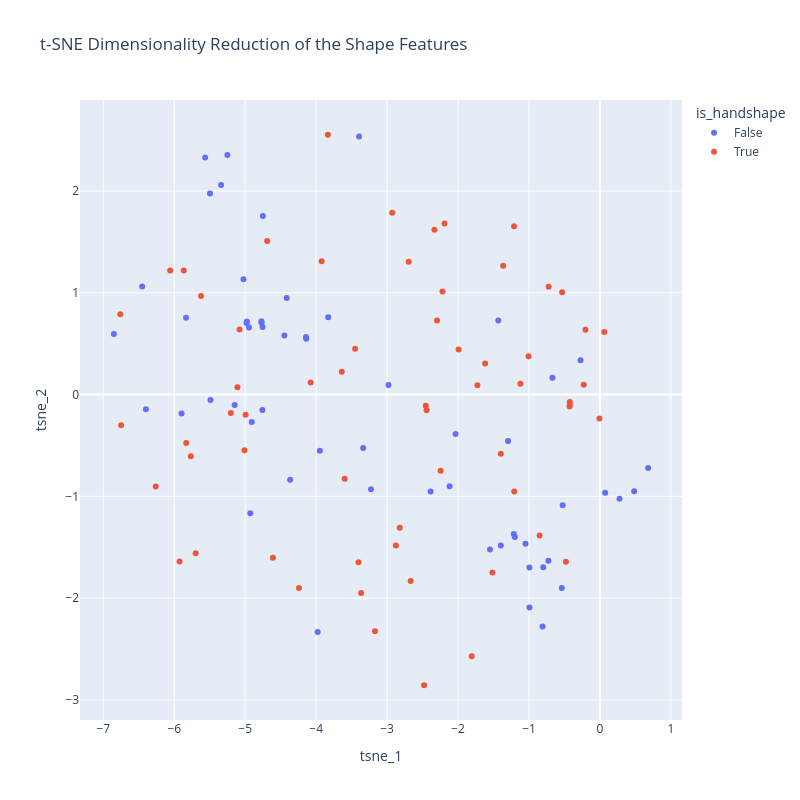

Write notebook code for a chart like this one.
### Code cell
# Dataframe for the px plot
tsne_df = pd.DataFrame({
    'tsne_1': X_tsne_dist[:, 0],
    'tsne_2': X_tsne_dist[:, 1],
    'name': dist_mat.columns,
    'is_handshape': [name.startswith("../") for name in dist_mat.columns]
})

# Plot
fig = px.scatter(
    tsne_df,
    x='tsne_1',
    y='tsne_2',
    color='is_handshape',
    hover_data=['name'],
    title="t-SNE Dimensionality Reduction of the Shape Features"
)

fig.update_layout(width=800, height=800)
fig.show()

### Figure 1 — Plotly figure (JSON) as saved in the notebook; plotly's stock layout.template omitted (floating-point values rounded to 4 significant figures)
{"data": [{"customdata": [["fbx\\M20241107_6263_260710_2.fbx_segment_0"], ["fbx\\M20250916_4405_260709_0.fbx_segment_0"], ["fbx\\M20260119_1078_260713_1.fbx_segment_0"], ["fbx\\M20260119_1078_260713_1.fbx_segment_1"], ["fbx\\M20260119_1078_260713_1.fbx_segment_2"], ["fbx\\M20260119_1078_260713_1.fbx_segment_3"], ["fbx\\M20260119_1078_260713_1.fbx_segment_4"], ["fbx\\M20260119_1078_260713_1.fbx_segment_5"], ["fbx\\M20260120_1291_260713_0.fbx_segment_0"], ["fbx\\M20260120_1291_260713_0.fbx_segment_1"], ["fbx\\M20260120_1291_260713_0.fbx_segment_2"], ["fbx\\M20260120_1291_260713_0.fbx_segment_3"], ["fbx\\M20260120_1291_260713_0.fbx_segment_4"], ["fbx\\M20260120_1291_260713_0.fbx_segment_5"], ["fbx\\M20260120_1291_260713_0.fbx_segment_6"], ["fbx\\M20260120_1291_260713_0.fbx_segment_7"], ["fbx\\M20260120_1291_260713_0.fbx_segment_8"], ["fbx\\M20260126_1564_260713_1.fbx_segment_0"], ["fbx\\M20260126_1564_260713_1.fbx_segment_1"], ["fbx\\M20260126_1564_260713_1.fbx_segment_2"], ["fbx\\M20260126_1564_260713_1.fbx_segment_3"], ["fbx\\M20260126_1564_260713_1.fbx_segment_4"], ["fbx\\M20260126_1564_260713_1.fbx_segment_5"], ["fbx\\M20260126_1578_260713_0.fbx_segment_0"], ["fbx\\M20260126_1578_260713_0.fbx_segment_1"], ["fbx\\M20260126_1578_260713_0.fbx_segment_2"], ["fbx\\M20260126_1578_260713_0.fbx_segment_3"], ["fbx\\M20260126_1578_260713_0.fbx_segment_4"], ["fbx\\M20260126_1578_260713_0.fbx_segment_5"], ["fbx\\M20260127_2139_260713_0.fbx_segment_0"], ["fbx\\M20260127_2139_260713_0.fbx_segment_1"], ["fbx\\M20260506_0579_260713_0.fbx_segment_0"], ["fbx\\M20260506_0579_260713_0.fbx_segment_1"], ["fbx\\M20260506_0594_260713_4.fbx_segment_0"], ["fbx\\M20260506_0594_260713_4.fbx_segment_1"], ["fbx\\M20260506_0594_260713_4.fbx_segment_2"], ["fbx\\M20260506_0594_260713_4.fbx_segment_3"], ["fbx\\M20260506_0594_260713_4.fbx_segment_4"], ["fbx\\M20260506_0594_260713_4.fbx_segment_5"], ["fbx\\M20260506_0594_260713_4.fbx_segment_6"], ["fbx\\M20260506_0594_260713_4.fbx_segment_7"], ["fbx\\M20260506_0594_260713_4.fbx_segment_8"], ["fbx\\M20260506_0594_260713_4.fbx_segment_9"], ["fbx\\M20260506_0594_260713_4.fbx_segment_10"], ["fbx\\M20260506_0594_260713_4.fbx_segment_11"], ["fbx\\M20260506_0604_260713_0.fbx_segment_0"], ["fbx\\M20260506_0604_260713_0.fbx_segment_1"], ["fbx\\M20260506_0604_260713_0.fbx_segment_2"], ["fbx\\M20260506_0604_260713_0.fbx_segment_3"], ["fbx\\M20260506_0604_260713_0.fbx_segment_4"], ["fbx\\M20260506_0604_260713_0.fbx_segment_5"], ["fbx\\M20260506_0604_260713_0.fbx_segment_6"], ["fbx\\M20260506_0604_260713_0.fbx_segment_7"], ["fbx\\M20260506_0604_260713_0.fbx_segment_8"], ["fbx\\M20260506_0604_260713_0.fbx_segment_9"], ["fbx\\M20260506_0604_260713_0.fbx_segment_10"], ["fbx\\M20260506_0604_260713_0.fbx_segment_11"]], "hovertemplate": "is_handshape=False<br>tsne_1=%{x}<br>tsne_2=%{y}<br>name=%{customdata[0]}<extra></extra>", "legendgroup": "False", "marker": {"color": "#636efa", "symbol": "circle"}, "mode": "markers", "name": "False", "orientation": "v", "showlegend": true, "type": "scatter", "x": [0.4824, -6.399, -5.834, -3.227, -0.6695, -0.8092, -0.7262, -3.338, -1.199, -2.119, -2.981, -1.05, -4.14, -0.7987, -3.83, -4.448, -5.34, -4.756, -1.549, -0.2734, -4.143, -4.769, -4.751, -1.397, -4.977, -2.387, -5.148, -1.433, -3.948, -6.851, -1.215, 0.07355, -5.49, -4.907, -0.9936, -1.295, -0.5249, 0.276, -5.251, -6.452, -3.395, -5.897, -2.035, -4.415, -4.366, -0.994, -0.5376, -4.947, -5.025, -4.772, -5.496, -3.978, -5.564, -4.758, -4.981, 0.6795, -4.928], "xaxis": "x", "y": [-0.9511, -0.1453, 0.7538, -0.93, 0.1646, -2.278, -1.632, -0.5257, -1.399, -0.8995, 0.09368, -1.466, 0.5482, -1.696, 0.7603, 0.5789, 2.059, 0.664, -1.521, 0.3379, 0.566, 0.7048, 1.754, -1.483, 0.7184, -0.9533, -0.1016, 0.7282, -0.5516, 0.5941, -1.369, -0.9635, -0.05413, -0.2697, -2.091, -0.4565, -1.087, -1.022, 2.353, 1.061, 2.536, -0.1868, -0.3884, 0.9476, -0.8363, -1.699, -1.899, 0.6595, 1.132, 0.7211, 1.975, -2.333, 2.329, -0.1515, 0.702, -0.7219, -1.166], "yaxis": "y"}, {"customdata": [["../HandformSession/HandformsTrimmed/1_1.FBX_segment_0"], ["../HandformSession/HandformsTrimmed/1_1_Jitter.FBX_segment_0"], ["../HandformSession/HandformsTrimmed/1_2-2.FBX_segment_0"], ["../HandformSession/HandformsTrimmed/1_2-3.FBX_segment_0"], ["../HandformSession/HandformsTrimmed/1_2-3.FBX_segment_1"], ["../HandformSession/HandformsTrimmed/1_2.FBX_segment_0"], ["../HandformSession/HandformsTrimmed/1_Curved_Jitter-2.FBX_segment_0"], ["../HandformSession/HandformsTrimmed/1_Curved_Jitter-3.FBX_segment_0"], ["../HandformSession/HandformsTrimmed/1_Curved_Jitter.FBX_segment_0"], ["../HandformSession/HandformsTrimmed/3.FBX_segment_0"], ["../HandformSession/HandformsTrimmed/4.FBX_segment_0"], ["../HandformSession/HandformsTrimmed/5r_Closed.FBX_segment_0"], ["../HandformSession/HandformsTrimmed/5_1.FBX_segment_0"], ["../HandformSession/HandformsTrimmed/5_Claw.FBX_segment_0"], ["../HandformSession/HandformsTrimmed/9.FBX_segment_0"], ["../HandformSession/HandformsTrimmed/A.FBX_segment_0"], ["../HandformSession/HandformsTrimmed/B.FBX_segment_0"], ["../HandformSession/HandformsTrimmed/Baby_Beak-2.FBX_segment_0"], ["../HandformSession/HandformsTrimmed/Baby_Beak.FBX_segment_0"], ["../HandformSession/HandformsTrimmed/Baby_Beak_Open-2.FBX_segment_0"], ["../HandformSession/HandformsTrimmed/Baby_Beak_Open-2.FBX_segment_1"], ["../HandformSession/HandformsTrimmed/Baby_Beak_Open.FBX_segment_0"], ["../HandformSession/HandformsTrimmed/Baby_Beak_Open.FBX_segment_1"], ["../HandformSession/HandformsTrimmed/Baby_C.FBX_segment_0"], ["../HandformSession/HandformsTrimmed/Baby_O_Jitter.FBX_segment_0"], ["../HandformSession/HandformsTrimmed/Beak.FBX_segment_0"], ["../HandformSession/HandformsTrimmed/Beak2_Open.FBX_segment_0"], ["../HandformSession/HandformsTrimmed/Beak2_Open_Spread.FBX_segment_0"], ["../HandformSession/HandformsTrimmed/Beak_Open.FBX_segment_0"], ["../HandformSession/HandformsTrimmed/Beak_Open_Spread.FBX_segment_0"], ["../HandformSession/HandformsTrimmed/B_Bent.FBX_segment_0"], ["../HandformSession/HandformsTrimmed/C.FBX_segment_0"], ["../HandformSession/HandformsTrimmed/C2_Spread.FBX_segment_0"], ["../HandformSession/HandformsTrimmed/C_Spread.FBX_segment_0"], ["../HandformSession/HandformsTrimmed/D-2.FBX_segment_0"], ["../HandformSession/HandformsTrimmed/D.FBX_segment_0"], ["../HandformSession/HandformsTrimmed/E.FBX_segment_0"], ["../HandformSession/HandformsTrimmed/F.FBX_segment_0"], ["../HandformSession/HandformsTrimmed/G.FBX_segment_0"], ["../HandformSession/HandformsTrimmed/I.FBX_segment_0"], ["../HandformSession/HandformsTrimmed/K.FBX_segment_0"], ["../HandformSession/HandformsTrimmed/L.FBX_segment_0"], ["../HandformSession/HandformsTrimmed/L2.FBX_segment_0"], ["../HandformSession/HandformsTrimmed/M-2.FBX_segment_0"], ["../HandformSession/HandformsTrimmed/M.FBX_segment_0"], ["../HandformSession/HandformsTrimmed/Middle.FBX_segment_0"], ["../HandformSession/HandformsTrimmed/MiddleJitter.FBX_segment_0"], ["../HandformSession/HandformsTrimmed/Money.FBX_segment_0"], ["../HandformSession/HandformsTrimmed/N.FBX_segment_0"], ["../HandformSession/HandformsTrimmed/O.FBX_segment_0"], ["../HandformSession/HandformsTrimmed/P.FBX_segment_0"], ["../HandformSession/HandformsTrimmed/Q.FBX_segment_0"], ["../HandformSession/HandformsTrimmed/R.FBX_segment_0"], ["../HandformSession/HandformsTrimmed/S.FBX_segment_0"], ["../HandformSession/HandformsTrimmed/Shh.FBX_segment_0"], ["../HandformSession/HandformsTrimmed/Shh.FBX_segment_1"], ["../HandformSession/HandformsTrimmed/T.FBX_segment_0"], ["../HandformSession/HandformsTrimmed/T_Open.FBX_segment_0"], ["../HandformSession/HandformsTrimmed/V.FBX_segment_0"], ["../HandformSession/HandformsTrimmed/V_Curved.FBX_segment_0"], ["../HandformSession/HandformsTrimmed/W.FBX_segment_0"], ["../HandformSession/HandformsTrimmed/Y.FBX_segment_0"]], "hovertemplate": "is_handshape=True<br>tsne_1=%{x}<br>tsne_2=%{y}<br>name=%{customdata[0]}<extra></extra>", "legendgroup": "True", "marker": {"color": "#EF553B", "symbol": "circle"}, "mode": "markers", "name": "True", "orientation": "v", "showlegend": true, "type": "scatter", "x": [-1.364, -0.428, -0.2279, -2.245, -0.8495, -0.4797, -4.077, -5.698, -1.992, -2.877, -6.761, -3.834, -4.69, -3.451, -6.057, -1.807, -6.749, -3.403, -0.2036, -0.007345, 0.06095, -5.079, -1.21, -2.695, -3.171, -0.5327, -1.208, -5.622, -5.767, -4.242, -3.923, -5.832, -2.928, -2.333, -0.723, -3.366, -2.668, -6.261, -2.22, -1.516, -2.455, -2.478, -3.639, -1.619, -0.425, -1.121, -5.925, -2.822, -2.443, -1.007, -4.609, -1.727, -3.598, -2.297, -5.11, -4.994, -5.203, -5.011, -0.4246, -2.191, -5.866, -1.397], "xaxis": "x", "y": [1.264, -0.1178, 0.09645, -0.7484, -1.385, -1.641, 0.1187, -1.558, 0.4431, -1.483, 0.7889, 2.552, 1.509, 0.4502, 1.219, -2.571, -0.3006, -1.647, 0.6371, -0.2345, 0.6142, 0.6381, 1.653, 1.304, -2.325, 1.004, -0.9523, 0.9671, -0.6051, -1.9, 1.309, -0.4754, 1.785, 1.619, 1.058, -1.949, -1.832, -0.9028, 1.011, -1.749, -0.1111, -2.856, 0.2239, 0.3043, -0.1003, 0.1063, -1.641, -1.308, -0.1539, 0.3764, -1.602, 0.09029, -0.8278, 0.7282, 0.07134, -0.1979, -0.1811, -0.5483, -0.0743, 1.679, 1.219, -0.5821], "yaxis": "y"}], "layout": {"height": 800, "legend": {"title": {"text": "is_handshape"}, "tracegroupgap": 0}, "title": {"text": "t-SNE Dimensionality Reduction of the Shape Features"}, "width": 800, "xaxis": {"anchor": "y", "domain": [0, 1], "title": {"text": "tsne_1"}}, "yaxis": {"anchor": "x", "domain": [0, 1], "title": {"text": "tsne_2"}}}}
